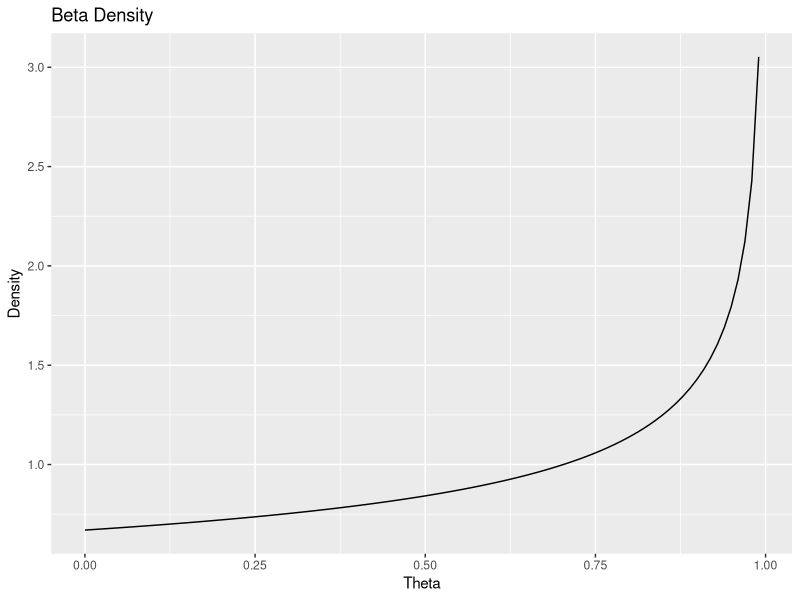
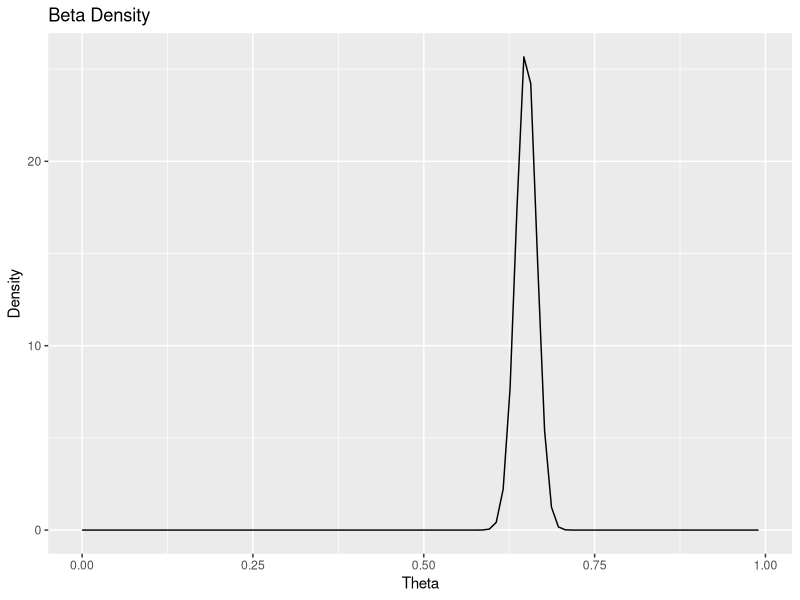
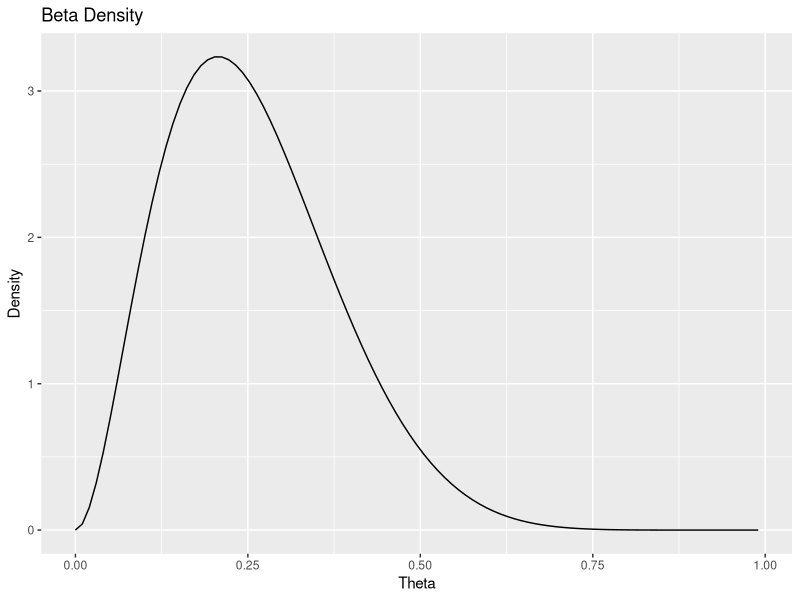
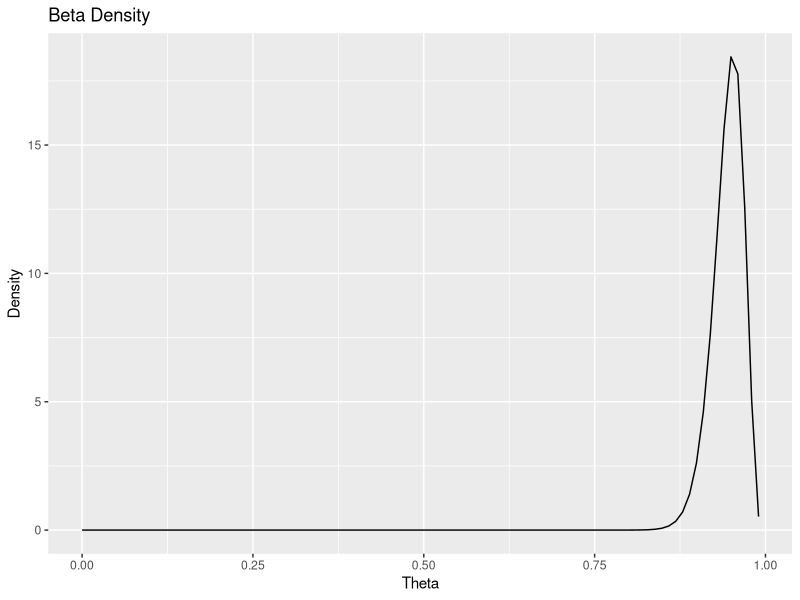
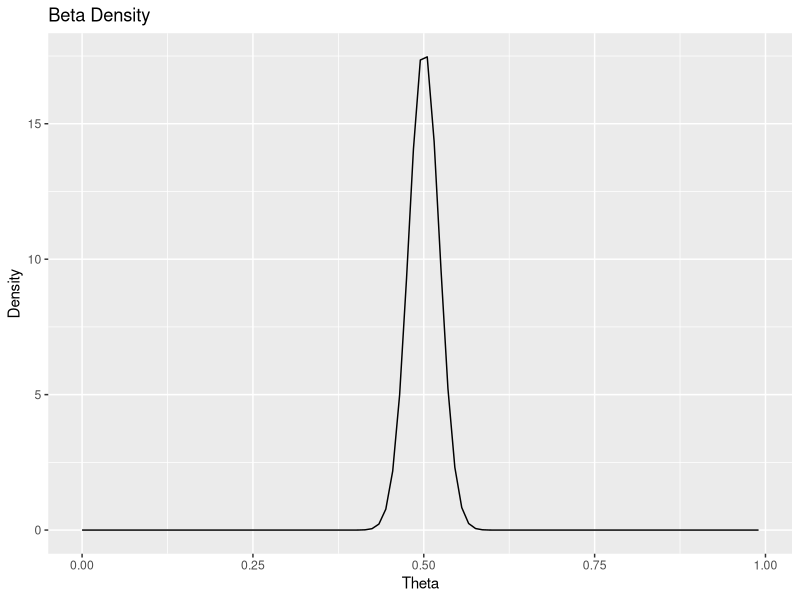

The R script that drew these images, in order:
## ---- chunk 1

## Load in necessary packages

library(ggplot2)

## Set mean and variance

mu <- 0.6
var <- 0.09

## Estimate the beta parameters

est_beta_params <- function(mu, var) {
    
    alpha <- (((1 - mu) / var) - (1 / mu)) * mu^2
    beta <- alpha * ((1 / mu) - 1)
    return(round(c(alpha, beta), 2))
    
}

beta_params <- est_beta_params(mu, var)

## Establish the x-axis values

theta <- seq(0, 1, length.out = 100)

## Set the beta density

beta_density <- dbeta(x = theta,
                      shape1 = beta_params[1],
                      shape2 = beta_params[2])

beta_density <- beta_density[-length(beta_density)]
theta <- theta[-length(theta)]

## Build the density plot

ggplot() +
    geom_line(aes(x = theta, y = beta_density)) +
    labs(x = "Theta", y = "Density", title = "Beta Density")

## ---- chunk 2

## Set the sample size

n <- 1000

## Set the number of yes votes

y <- n * 0.65

## Set post alpha and beta

post_alpha <- y + beta_params[1]
post_beta <- (n - y) + beta_params[2]

## Posterior mean and variance

post_mean <- round(post_alpha / (post_alpha + post_beta), 4)
post_var <- round(sqrt((post_alpha * post_beta) / ((post_alpha + post_beta)^2 * (post_alpha + post_beta + 1))), 4)

## Calculate the posterior density

post_density <- dbeta(x = theta,
                      shape1 = post_alpha,
                      shape2 = post_beta)

## Build the density plot

ggplot() +
    geom_line(aes(x = theta, y = post_density)) +
    labs(x = "Theta", y = "Density", title = "Beta Density")

## ---- chunk 3

## First sensitivity check



## Set the sample size

n <- 10

## Set the number of yes votes

y <- n * 0.20

## Set post alpha and beta

post_alpha <- y + beta_params[1]
post_beta <- (n - y) + beta_params[2]

## Posterior mean and variance

post_mean <- round(post_alpha / (post_alpha + post_beta), 4)
post_var <- round(sqrt((post_alpha * post_beta) / ((post_alpha + post_beta)^2 * (post_alpha + post_beta + 1))), 4)

## Calculate the posterior density

post_density <- dbeta(x = theta,
                      shape1 = post_alpha,
                      shape2 = post_beta)

## Build the density plot

ggplot() +
    geom_line(aes(x = theta, y = post_density)) +
    labs(x = "Theta", y = "Density", title = "Beta Density")

## ---- chunk 4

## Second sensitivity check



## Set the sample size

n <- 100

## Set the number of yes votes

y <- n * 0.95

## Set post alpha and beta

post_alpha <- y + beta_params[1]
post_beta <- (n - y) + beta_params[2]

## Posterior mean and variance

post_mean <- round(post_alpha / (post_alpha + post_beta), 4)
post_var <- round(sqrt((post_alpha * post_beta) / ((post_alpha + post_beta)^2 * (post_alpha + post_beta + 1))), 4)

## Calculate the posterior density

post_density <- dbeta(x = theta,
                      shape1 = post_alpha,
                      shape2 = post_beta)

## Build the density plot

ggplot() +
    geom_line(aes(x = theta, y = post_density)) +
    labs(x = "Theta", y = "Density", title = "Beta Density")

## ---- chunk 5

## Third sensitivity check



## Set the sample size

n <- 500

## Set the number of yes votes

y <- n * 0.5

## Set post alpha and beta

post_alpha <- y + beta_params[1]
post_beta <- (n - y) + beta_params[2]

## Posterior mean and variance

post_mean <- round(post_alpha / (post_alpha + post_beta), 4)
post_var <- round(sqrt((post_alpha * post_beta) / ((post_alpha + post_beta)^2 * (post_alpha + post_beta + 1))), 4)

## Calculate the posterior density

post_density <- dbeta(x = theta,
                      shape1 = post_alpha,
                      shape2 = post_beta)

## Build the density plot

ggplot() +
    geom_line(aes(x = theta, y = post_density)) +
    labs(x = "Theta", y = "Density", title = "Beta Density")

